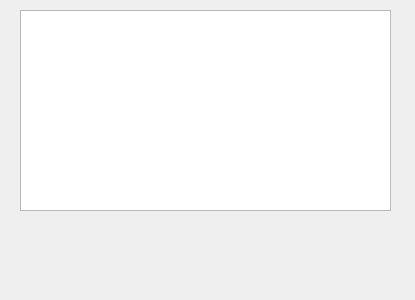
<?xml version="1.0" encoding="UTF-8"?>
<ui version="4.0">
 <class>Statica</class>
 <widget class="QWidget" name="Statica">
  <property name="geometry">
   <rect>
    <x>0</x>
    <y>0</y>
    <width>415</width>
    <height>300</height>
   </rect>
  </property>
  <property name="windowTitle">
   <string>Form</string>
  </property>
  <widget class="QTableView" name="tableView">
   <property name="geometry">
    <rect>
     <x>20</x>
     <y>10</y>
     <width>371</width>
     <height>201</height>
    </rect>
   </property>
  </widget>
 </widget>
 <resources/>
 <connections/>
</ui>
